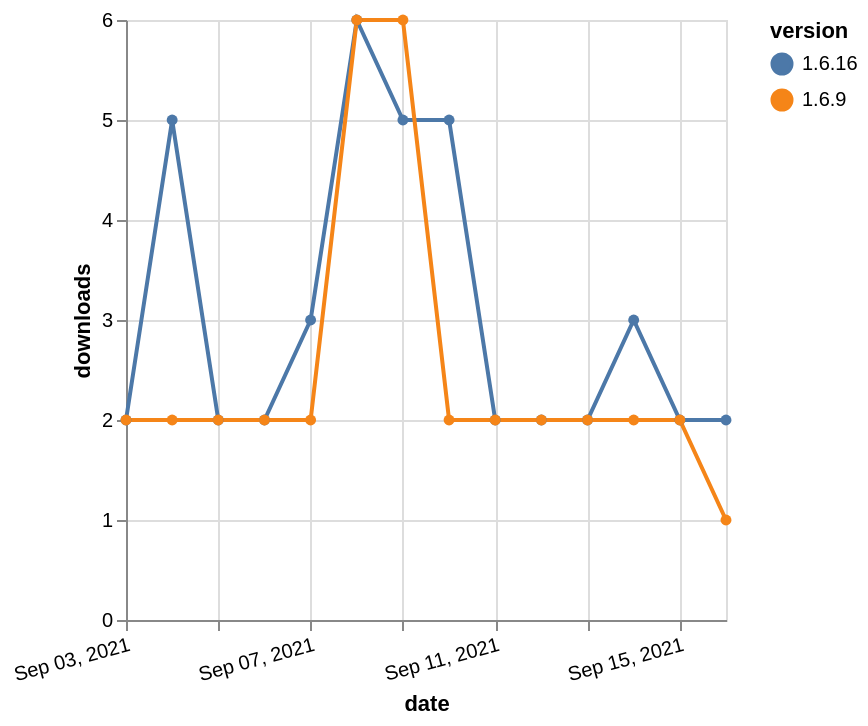

Write a Vega-Lite specification for this figure.
### Vega-Lite specification from a JSON file in a GitHub repository (floating-point values rounded to 4 significant figures)
{"$schema": "https://vega.github.io/schema/vega-lite/v5.json", "description": "A simple bar chart with embedded data.", "data": {"values": [{"date": "2021-09-03", "total": 3284, "delta": 2, "version": "1.6.16"}, {"date": "2021-09-04", "total": 3289, "delta": 5, "version": "1.6.16"}, {"date": "2021-09-05", "total": 3291, "delta": 2, "version": "1.6.16"}, {"date": "2021-09-06", "total": 3293, "delta": 2, "version": "1.6.16"}, {"date": "2021-09-07", "total": 3296, "delta": 3, "version": "1.6.16"}, {"date": "2021-09-08", "total": 3302, "delta": 6, "version": "1.6.16"}, {"date": "2021-09-09", "total": 3307, "delta": 5, "version": "1.6.16"}, {"date": "2021-09-10", "total": 3312, "delta": 5, "version": "1.6.16"}, {"date": "2021-09-11", "total": 3314, "delta": 2, "version": "1.6.16"}, {"date": "2021-09-12", "total": 3316, "delta": 2, "version": "1.6.16"}, {"date": "2021-09-13", "total": 3318, "delta": 2, "version": "1.6.16"}, {"date": "2021-09-14", "total": 3321, "delta": 3, "version": "1.6.16"}, {"date": "2021-09-15", "total": 3323, "delta": 2, "version": "1.6.16"}, {"date": "2021-09-16", "total": 3325, "delta": 2, "version": "1.6.16"}, {"date": "2021-09-03", "total": 3852, "delta": 2, "version": "1.6.9"}, {"date": "2021-09-04", "total": 3854, "delta": 2, "version": "1.6.9"}, {"date": "2021-09-05", "total": 3856, "delta": 2, "version": "1.6.9"}, {"date": "2021-09-06", "total": 3858, "delta": 2, "version": "1.6.9"}, {"date": "2021-09-07", "total": 3860, "delta": 2, "version": "1.6.9"}, {"date": "2021-09-08", "total": 3866, "delta": 6, "version": "1.6.9"}, {"date": "2021-09-09", "total": 3872, "delta": 6, "version": "1.6.9"}, {"date": "2021-09-10", "total": 3874, "delta": 2, "version": "1.6.9"}, {"date": "2021-09-11", "total": 3876, "delta": 2, "version": "1.6.9"}, {"date": "2021-09-12", "total": 3878, "delta": 2, "version": "1.6.9"}, {"date": "2021-09-13", "total": 3880, "delta": 2, "version": "1.6.9"}, {"date": "2021-09-14", "total": 3882, "delta": 2, "version": "1.6.9"}, {"date": "2021-09-15", "total": 3884, "delta": 2, "version": "1.6.9"}, {"date": "2021-09-16", "total": 3885, "delta": 1, "version": "1.6.9"}]}, "width": "container", "mark": {"type": "line", "point": {"filled": true}}, "encoding": {"x": {"field": "date", "type": "temporal", "timeUnit": "yearmonthdate", "title": "date", "axis": {"labelAngle": -15}}, "y": {"field": "delta", "type": "quantitative", "title": "downloads"}, "color": {"field": "version", "type": "nominal"}, "tooltip": {"field": "delta"}}}
